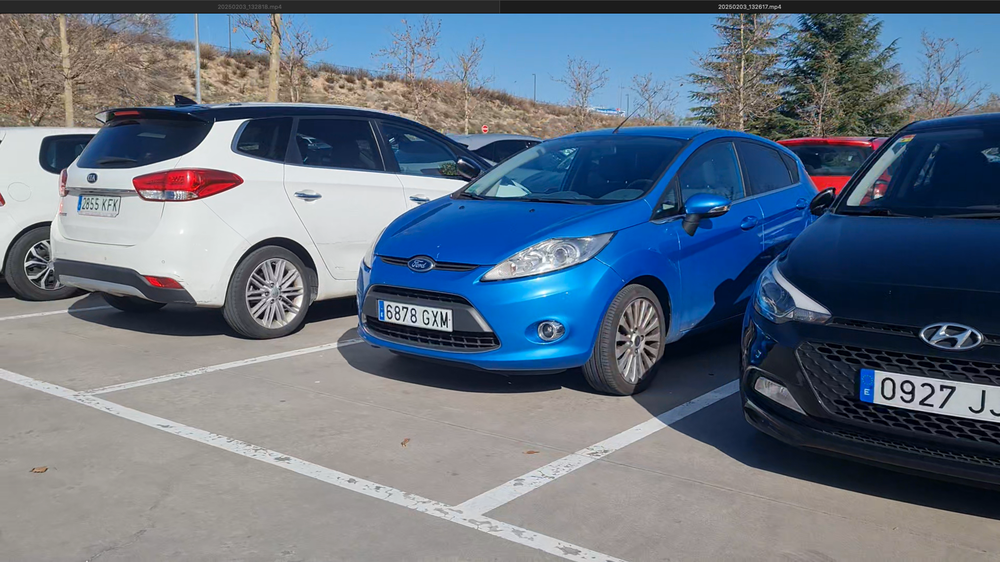
#> input picture python/src/patrolscan/data/ejemplo1.png, 1000 x 562 px, shrunk from 1920 x 1080 before the run
$ python -i utils.py   (imports and definitions only)
#> lines starting #> are read from the running program, lines starting #| are printed output that depends on the picture
#> further down, picture is the input picture: shape (562, 1000, 3); mean B, G, R 130.1, 114.4, 101.3
import cv2
import re

# [11 lines left out: function obtener_recortes_imagenes, not called in this run]

def preprocess_for_easyocr(image):
    """
    Preprocesa la imagen para mejorar el reconocimiento con EasyOCR
    """
    # Redimensionar manteniendo el aspecto
    height, width = image.shape[:2]
#> height = 562; width = 1000
    # Añadir un pequeño borde
    bordered = cv2.copyMakeBorder(image, 10, 10, 10, 10, cv2.BORDER_CONSTANT, value=(255, 255, 255))
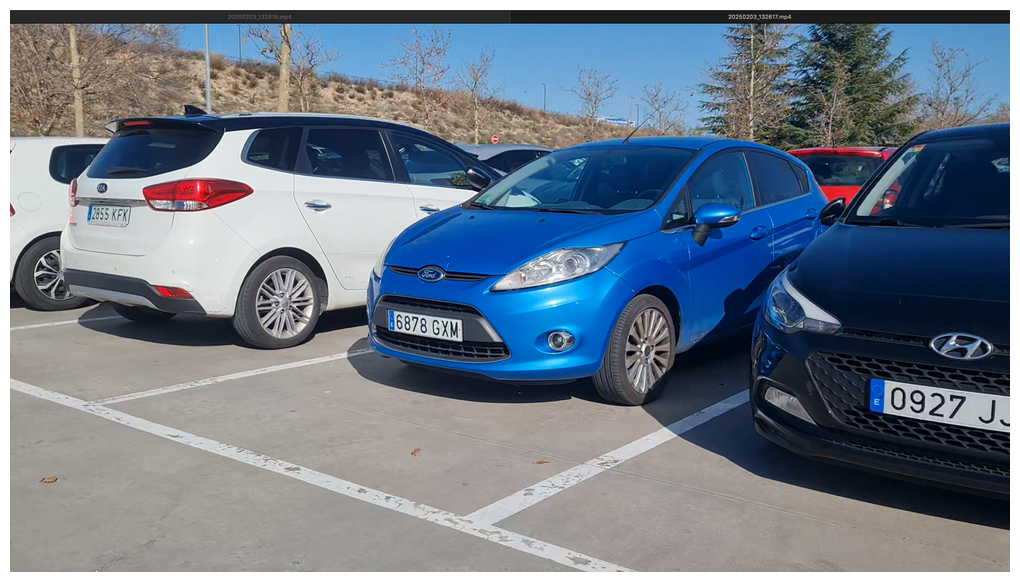
#> bordered: shape (582, 1020, 3); mean B, G, R 136.7, 121.9, 109.5

    # Convertir a escala de grises para algunas operaciones
    gray = cv2.cvtColor(bordered, cv2.COLOR_BGR2GRAY)
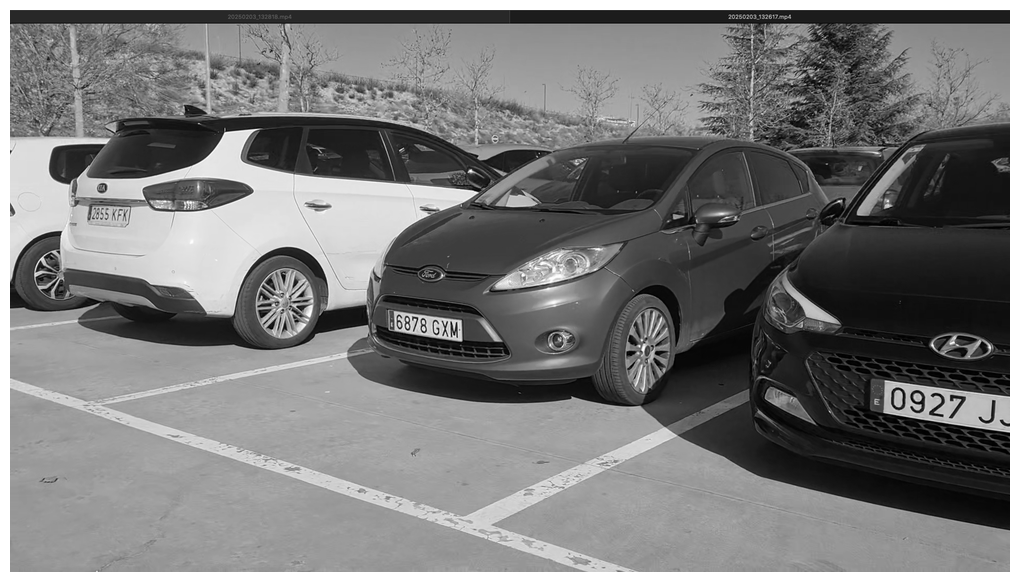
#> gray: shape (582, 1020); min 0, max 255, mean 119.9

    # Mejora de contraste
    clahe = cv2.createCLAHE(clipLimit=3.0, tileGridSize=(8, 8))
    equalized = clahe.apply(gray)
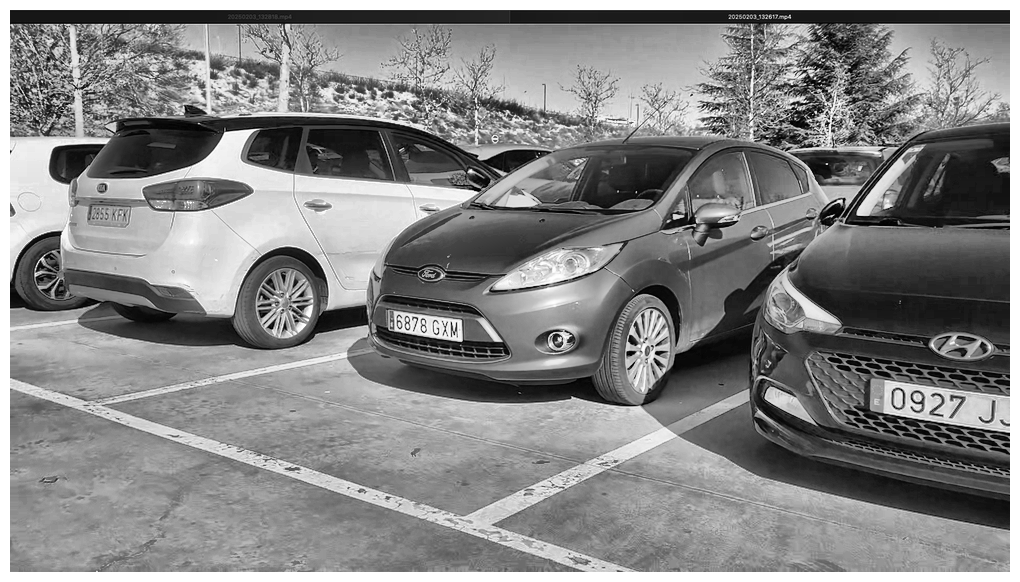
#> equalized: shape (582, 1020); min 0, max 255, mean 132.1

    # Convertir de nuevo a BGR para EasyOCR (que acepta imágenes en color)
    equalized_bgr = cv2.cvtColor(equalized, cv2.COLOR_GRAY2BGR)

    return equalized_bgr

# [30 lines left out: function is_valid_license_plate, not called in this run]

>>> import cv2
>>> picture = cv2.imread('../data/ejemplo1.png')
>>> result = preprocess_for_easyocr(picture)
